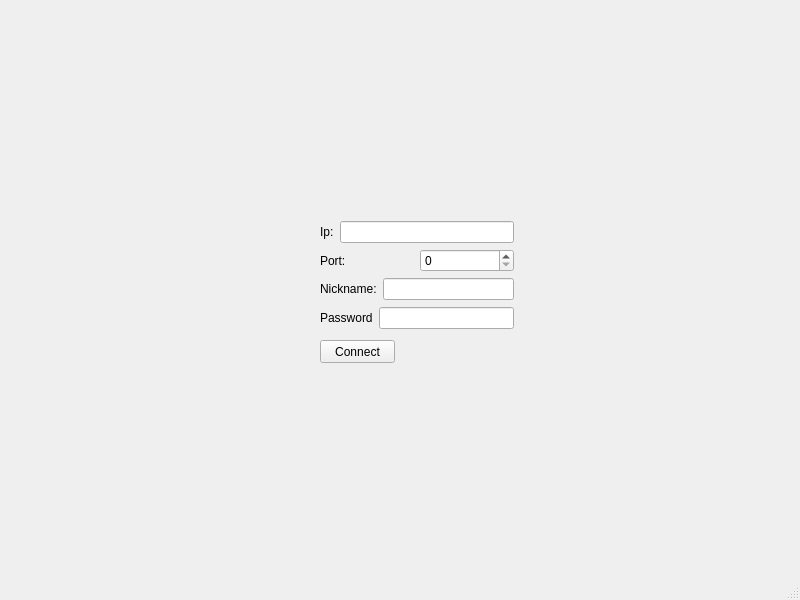
<?xml version="1.0" encoding="UTF-8"?>
<ui version="4.0">
 <class>Chat</class>
 <widget class="QMainWindow" name="Chat">
  <property name="geometry">
   <rect>
    <x>0</x>
    <y>0</y>
    <width>800</width>
    <height>600</height>
   </rect>
  </property>
  <property name="windowTitle">
   <string>Chat</string>
  </property>
  <widget class="QWidget" name="centralwidget">
   <widget class="QStackedWidget" name="stackedWidget">
    <property name="geometry">
     <rect>
      <x>110</x>
      <y>70</y>
      <width>631</width>
      <height>351</height>
     </rect>
    </property>
    <property name="currentIndex">
     <number>0</number>
    </property>
    <widget class="QWidget" name="connection_page">
     <widget class="QPushButton" name="b_connect">
      <property name="geometry">
       <rect>
        <x>210</x>
        <y>270</y>
        <width>75</width>
        <height>23</height>
       </rect>
      </property>
      <property name="text">
       <string>Connect</string>
      </property>
     </widget>
     <widget class="QWidget" name="layoutWidget">
      <property name="geometry">
       <rect>
        <x>210</x>
        <y>150</y>
        <width>194</width>
        <height>110</height>
       </rect>
      </property>
      <layout class="QVBoxLayout" name="verticalLayout_2">
       <item>
        <layout class="QVBoxLayout" name="verticalLayout">
         <item>
          <layout class="QHBoxLayout" name="horizontalLayout">
           <item>
            <widget class="QLabel" name="label">
             <property name="text">
              <string>Ip:</string>
             </property>
            </widget>
           </item>
           <item>
            <widget class="QLineEdit" name="e_address"/>
           </item>
          </layout>
         </item>
         <item>
          <layout class="QHBoxLayout" name="horizontalLayout_3">
           <item>
            <widget class="QLabel" name="label_2">
             <property name="text">
              <string>Port:</string>
             </property>
            </widget>
           </item>
           <item>
            <widget class="QSpinBox" name="sb_port"/>
           </item>
          </layout>
         </item>
         <item>
          <layout class="QHBoxLayout" name="horizontalLayout_2">
           <item>
            <widget class="QLabel" name="label_3">
             <property name="text">
              <string>Nickname:</string>
             </property>
            </widget>
           </item>
           <item>
            <widget class="QLineEdit" name="e_nickname"/>
           </item>
          </layout>
         </item>
        </layout>
       </item>
       <item>
        <layout class="QHBoxLayout" name="horizontalLayout_4">
         <item>
          <widget class="QLabel" name="Password">
           <property name="text">
            <string>Password</string>
           </property>
          </widget>
         </item>
         <item>
          <widget class="QLineEdit" name="password"/>
         </item>
        </layout>
       </item>
      </layout>
     </widget>
    </widget>
    <widget class="QWidget" name="messages">
     <widget class="QTextEdit" name="text_messages">
      <property name="geometry">
       <rect>
        <x>10</x>
        <y>10</y>
        <width>591</width>
        <height>161</height>
       </rect>
      </property>
     </widget>
     <widget class="QTextBrowser" name="send_message">
      <property name="geometry">
       <rect>
        <x>10</x>
        <y>180</y>
        <width>381</width>
        <height>41</height>
       </rect>
      </property>
      <property name="readOnly">
       <bool>false</bool>
      </property>
     </widget>
     <widget class="QPushButton" name="b_send">
      <property name="geometry">
       <rect>
        <x>400</x>
        <y>180</y>
        <width>201</width>
        <height>41</height>
       </rect>
      </property>
      <property name="text">
       <string>Send message</string>
      </property>
     </widget>
     <widget class="QPushButton" name="b_disconnect">
      <property name="geometry">
       <rect>
        <x>10</x>
        <y>230</y>
        <width>591</width>
        <height>41</height>
       </rect>
      </property>
      <property name="text">
       <string>Disconnect</string>
      </property>
     </widget>
    </widget>
   </widget>
  </widget>
  <widget class="QMenuBar" name="menubar">
   <property name="geometry">
    <rect>
     <x>0</x>
     <y>0</y>
     <width>800</width>
     <height>21</height>
    </rect>
   </property>
  </widget>
  <widget class="QStatusBar" name="statusbar"/>
 </widget>
 <resources/>
 <connections/>
</ui>
